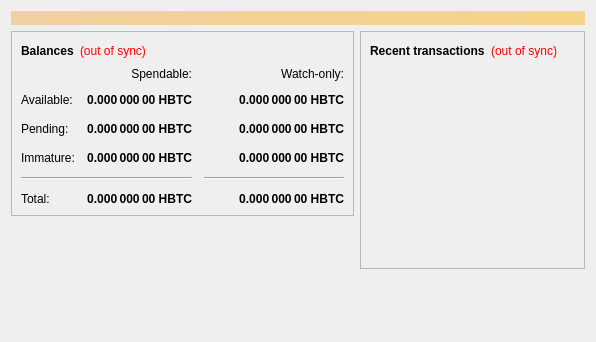
<?xml version="1.0" encoding="UTF-8"?>
<ui version="4.0">
 <class>OverviewPage</class>
 <widget class="QWidget" name="OverviewPage">
  <property name="geometry">
   <rect>
    <x>0</x>
    <y>0</y>
    <width>596</width>
    <height>342</height>
   </rect>
  </property>
  <property name="windowTitle">
   <string>Form</string>
  </property>
  <layout class="QVBoxLayout" name="topLayout">
   <item>
    <widget class="QLabel" name="labelAlerts">
     <property name="visible">
      <bool>false</bool>
     </property>
     <property name="styleSheet">
      <string notr="true">background-color: qlineargradient(x1: 0, y1: 0, x2: 1, y2: 0, stop:0 #F0D0A0, stop:1 #F8D488); color:#000000;</string>
     </property>
     <property name="wordWrap">
      <bool>true</bool>
     </property>
     <property name="margin">
      <number>3</number>
     </property>
    </widget>
   </item>
   <item>
    <layout class="QHBoxLayout" name="horizontalLayout" stretch="1,1">
     <item>
      <layout class="QVBoxLayout" name="verticalLayout_2">
       <item>
        <widget class="QFrame" name="frame">
         <property name="frameShape">
          <enum>QFrame::StyledPanel</enum>
         </property>
         <property name="frameShadow">
          <enum>QFrame::Raised</enum>
         </property>
         <layout class="QVBoxLayout" name="verticalLayout_4">
          <item>
           <layout class="QHBoxLayout" name="horizontalLayout_4">
            <item>
             <widget class="QLabel" name="label_5">
              <property name="font">
               <font>
                <weight>75</weight>
                <bold>true</bold>
               </font>
              </property>
              <property name="text">
               <string>Balances</string>
              </property>
             </widget>
            </item>
            <item>
             <widget class="QLabel" name="labelWalletStatus">
              <property name="cursor">
               <cursorShape>WhatsThisCursor</cursorShape>
              </property>
              <property name="toolTip">
               <string>The displayed information may be out of date. Your wallet automatically synchronizes with the Bitcoin network after a connection is established, but this process has not completed yet.</string>
              </property>
              <property name="styleSheet">
               <string notr="true">QLabel { color: red; }</string>
              </property>
              <property name="text">
               <string notr="true">(out of sync)</string>
              </property>
              <property name="alignment">
               <set>Qt::AlignLeading|Qt::AlignLeft|Qt::AlignVCenter</set>
              </property>
             </widget>
            </item>
            <item>
             <spacer name="horizontalSpacer_3">
              <property name="orientation">
               <enum>Qt::Horizontal</enum>
              </property>
              <property name="sizeHint" stdset="0">
               <size>
                <width>40</width>
                <height>20</height>
               </size>
              </property>
             </spacer>
            </item>
           </layout>
          </item>
          <item>
           <layout class="QGridLayout" name="gridLayout">
            <property name="spacing">
             <number>12</number>
            </property>
            <item row="2" column="2">
             <widget class="QLabel" name="labelWatchPending">
              <property name="font">
               <font>
                <weight>75</weight>
                <bold>true</bold>
               </font>
              </property>
              <property name="cursor">
               <cursorShape>IBeamCursor</cursorShape>
              </property>
              <property name="toolTip">
               <string>Unconfirmed transactions to watch-only addresses</string>
              </property>
              <property name="text">
               <string notr="true">0.000 000 00 HBTC</string>
              </property>
              <property name="alignment">
               <set>Qt::AlignRight|Qt::AlignTrailing|Qt::AlignVCenter</set>
              </property>
              <property name="textInteractionFlags">
               <set>Qt::LinksAccessibleByMouse|Qt::TextSelectableByKeyboard|Qt::TextSelectableByMouse</set>
              </property>
             </widget>
            </item>
            <item row="2" column="1">
             <widget class="QLabel" name="labelUnconfirmed">
              <property name="font">
               <font>
                <weight>75</weight>
                <bold>true</bold>
               </font>
              </property>
              <property name="cursor">
               <cursorShape>IBeamCursor</cursorShape>
              </property>
              <property name="toolTip">
               <string>Total of transactions that have yet to be confirmed, and do not yet count toward the spendable balance</string>
              </property>
              <property name="text">
               <string notr="true">0.000 000 00 HBTC</string>
              </property>
              <property name="alignment">
               <set>Qt::AlignRight|Qt::AlignTrailing|Qt::AlignVCenter</set>
              </property>
              <property name="textInteractionFlags">
               <set>Qt::LinksAccessibleByMouse|Qt::TextSelectableByKeyboard|Qt::TextSelectableByMouse</set>
              </property>
             </widget>
            </item>
            <item row="3" column="2">
             <widget class="QLabel" name="labelWatchImmature">
              <property name="font">
               <font>
                <weight>75</weight>
                <bold>true</bold>
               </font>
              </property>
              <property name="cursor">
               <cursorShape>IBeamCursor</cursorShape>
              </property>
              <property name="toolTip">
               <string>Mined balance in watch-only addresses that has not yet matured</string>
              </property>
              <property name="text">
               <string notr="true">0.000 000 00 HBTC</string>
              </property>
              <property name="alignment">
               <set>Qt::AlignRight|Qt::AlignTrailing|Qt::AlignVCenter</set>
              </property>
              <property name="textInteractionFlags">
               <set>Qt::LinksAccessibleByMouse|Qt::TextSelectableByKeyboard|Qt::TextSelectableByMouse</set>
              </property>
             </widget>
            </item>
            <item row="4" column="0" colspan="2">
             <widget class="Line" name="line">
              <property name="orientation">
               <enum>Qt::Horizontal</enum>
              </property>
             </widget>
            </item>
            <item row="4" column="2">
             <widget class="Line" name="lineWatchBalance">
              <property name="sizePolicy">
               <sizepolicy hsizetype="Preferred" vsizetype="Fixed">
                <horstretch>0</horstretch>
                <verstretch>0</verstretch>
               </sizepolicy>
              </property>
              <property name="minimumSize">
               <size>
                <width>140</width>
                <height>0</height>
               </size>
              </property>
              <property name="orientation">
               <enum>Qt::Horizontal</enum>
              </property>
             </widget>
            </item>
            <item row="5" column="0">
             <widget class="QLabel" name="labelTotalText">
              <property name="text">
               <string>Total:</string>
              </property>
             </widget>
            </item>
            <item row="3" column="1">
             <widget class="QLabel" name="labelImmature">
              <property name="font">
               <font>
                <weight>75</weight>
                <bold>true</bold>
               </font>
              </property>
              <property name="cursor">
               <cursorShape>IBeamCursor</cursorShape>
              </property>
              <property name="toolTip">
               <string>Mined balance that has not yet matured</string>
              </property>
              <property name="text">
               <string notr="true">0.000 000 00 HBTC</string>
              </property>
              <property name="alignment">
               <set>Qt::AlignRight|Qt::AlignTrailing|Qt::AlignVCenter</set>
              </property>
              <property name="textInteractionFlags">
               <set>Qt::LinksAccessibleByMouse|Qt::TextSelectableByKeyboard|Qt::TextSelectableByMouse</set>
              </property>
             </widget>
            </item>
            <item row="2" column="3">
             <spacer name="horizontalSpacer_2">
              <property name="orientation">
               <enum>Qt::Horizontal</enum>
              </property>
              <property name="sizeHint" stdset="0">
               <size>
                <width>40</width>
                <height>20</height>
               </size>
              </property>
             </spacer>
            </item>
            <item row="3" column="0">
             <widget class="QLabel" name="labelImmatureText">
              <property name="text">
               <string>Immature:</string>
              </property>
             </widget>
            </item>
            <item row="5" column="1">
             <widget class="QLabel" name="labelTotal">
              <property name="font">
               <font>
                <weight>75</weight>
                <bold>true</bold>
               </font>
              </property>
              <property name="cursor">
               <cursorShape>IBeamCursor</cursorShape>
              </property>
              <property name="toolTip">
               <string>Your current total balance</string>
              </property>
              <property name="text">
               <string notr="true">0.000 000 00 HBTC</string>
              </property>
              <property name="alignment">
               <set>Qt::AlignRight|Qt::AlignTrailing|Qt::AlignVCenter</set>
              </property>
              <property name="textInteractionFlags">
               <set>Qt::LinksAccessibleByMouse|Qt::TextSelectableByKeyboard|Qt::TextSelectableByMouse</set>
              </property>
             </widget>
            </item>
            <item row="5" column="2">
             <widget class="QLabel" name="labelWatchTotal">
              <property name="font">
               <font>
                <weight>75</weight>
                <bold>true</bold>
               </font>
              </property>
              <property name="cursor">
               <cursorShape>IBeamCursor</cursorShape>
              </property>
              <property name="toolTip">
               <string>Current total balance in watch-only addresses</string>
              </property>
              <property name="text">
               <string notr="true">0.000 000 00 HBTC</string>
              </property>
              <property name="alignment">
               <set>Qt::AlignRight|Qt::AlignTrailing|Qt::AlignVCenter</set>
              </property>
              <property name="textInteractionFlags">
               <set>Qt::LinksAccessibleByMouse|Qt::TextSelectableByKeyboard|Qt::TextSelectableByMouse</set>
              </property>
             </widget>
            </item>
            <item row="0" column="2">
             <widget class="QLabel" name="labelWatchonly">
              <property name="text">
               <string>Watch-only:</string>
              </property>
              <property name="alignment">
               <set>Qt::AlignRight|Qt::AlignTrailing|Qt::AlignVCenter</set>
              </property>
             </widget>
            </item>
            <item row="1" column="0">
             <widget class="QLabel" name="labelBalanceText">
              <property name="text">
               <string>Available:</string>
              </property>
             </widget>
            </item>
            <item row="1" column="1">
             <widget class="QLabel" name="labelBalance">
              <property name="font">
               <font>
                <weight>75</weight>
                <bold>true</bold>
               </font>
              </property>
              <property name="cursor">
               <cursorShape>IBeamCursor</cursorShape>
              </property>
              <property name="toolTip">
               <string>Your current spendable balance</string>
              </property>
              <property name="text">
               <string notr="true">0.000 000 00 HBTC</string>
              </property>
              <property name="alignment">
               <set>Qt::AlignRight|Qt::AlignTrailing|Qt::AlignVCenter</set>
              </property>
              <property name="textInteractionFlags">
               <set>Qt::LinksAccessibleByMouse|Qt::TextSelectableByKeyboard|Qt::TextSelectableByMouse</set>
              </property>
             </widget>
            </item>
            <item row="1" column="2">
             <widget class="QLabel" name="labelWatchAvailable">
              <property name="font">
               <font>
                <weight>75</weight>
                <bold>true</bold>
               </font>
              </property>
              <property name="cursor">
               <cursorShape>IBeamCursor</cursorShape>
              </property>
              <property name="toolTip">
               <string>Your current balance in watch-only addresses</string>
              </property>
              <property name="text">
               <string notr="true">0.000 000 00 HBTC</string>
              </property>
              <property name="alignment">
               <set>Qt::AlignRight|Qt::AlignTrailing|Qt::AlignVCenter</set>
              </property>
              <property name="textInteractionFlags">
               <set>Qt::LinksAccessibleByMouse|Qt::TextSelectableByKeyboard|Qt::TextSelectableByMouse</set>
              </property>
             </widget>
            </item>
            <item row="2" column="0">
             <widget class="QLabel" name="labelPendingText">
              <property name="text">
               <string>Pending:</string>
              </property>
             </widget>
            </item>
            <item row="0" column="1">
             <widget class="QLabel" name="labelSpendable">
              <property name="text">
               <string>Spendable:</string>
              </property>
              <property name="alignment">
               <set>Qt::AlignRight|Qt::AlignTrailing|Qt::AlignVCenter</set>
              </property>
             </widget>
            </item>
           </layout>
          </item>
         </layout>
        </widget>
       </item>
       <item>
        <spacer name="verticalSpacer">
         <property name="orientation">
          <enum>Qt::Vertical</enum>
         </property>
         <property name="sizeHint" stdset="0">
          <size>
           <width>20</width>
           <height>40</height>
          </size>
         </property>
        </spacer>
       </item>
      </layout>
     </item>
     <item>
      <layout class="QVBoxLayout" name="verticalLayout_3">
       <item>
        <widget class="QFrame" name="frame_2">
         <property name="frameShape">
          <enum>QFrame::StyledPanel</enum>
         </property>
         <property name="frameShadow">
          <enum>QFrame::Raised</enum>
         </property>
         <layout class="QVBoxLayout" name="verticalLayout">
          <item>
           <layout class="QHBoxLayout" name="horizontalLayout_2">
            <item>
             <widget class="QLabel" name="label_4">
              <property name="font">
               <font>
                <weight>75</weight>
                <bold>true</bold>
               </font>
              </property>
              <property name="text">
               <string>Recent transactions</string>
              </property>
             </widget>
            </item>
            <item>
             <widget class="QLabel" name="labelTransactionsStatus">
              <property name="cursor">
               <cursorShape>WhatsThisCursor</cursorShape>
              </property>
              <property name="toolTip">
               <string>The displayed information may be out of date. Your wallet automatically synchronizes with the Bitcoin network after a connection is established, but this process has not completed yet.</string>
              </property>
              <property name="styleSheet">
               <string notr="true">QLabel { color: red; }</string>
              </property>
              <property name="text">
               <string notr="true">(out of sync)</string>
              </property>
              <property name="alignment">
               <set>Qt::AlignRight|Qt::AlignTrailing|Qt::AlignVCenter</set>
              </property>
             </widget>
            </item>
            <item>
             <spacer name="horizontalSpacer">
              <property name="orientation">
               <enum>Qt::Horizontal</enum>
              </property>
              <property name="sizeHint" stdset="0">
               <size>
                <width>40</width>
                <height>20</height>
               </size>
              </property>
             </spacer>
            </item>
           </layout>
          </item>
          <item>
           <widget class="QListView" name="listTransactions">
            <property name="styleSheet">
             <string notr="true">QListView { background: transparent; }</string>
            </property>
            <property name="frameShape">
             <enum>QFrame::NoFrame</enum>
            </property>
            <property name="verticalScrollBarPolicy">
             <enum>Qt::ScrollBarAlwaysOff</enum>
            </property>
            <property name="horizontalScrollBarPolicy">
             <enum>Qt::ScrollBarAlwaysOff</enum>
            </property>
            <property name="selectionMode">
             <enum>QAbstractItemView::NoSelection</enum>
            </property>
           </widget>
          </item>
         </layout>
        </widget>
       </item>
       <item>
        <spacer name="verticalSpacer_2">
         <property name="orientation">
          <enum>Qt::Vertical</enum>
         </property>
         <property name="sizeHint" stdset="0">
          <size>
           <width>20</width>
           <height>40</height>
          </size>
         </property>
        </spacer>
       </item>
      </layout>
     </item>
    </layout>
   </item>
  </layout>
 </widget>
 <resources/>
 <connections/>
</ui>
